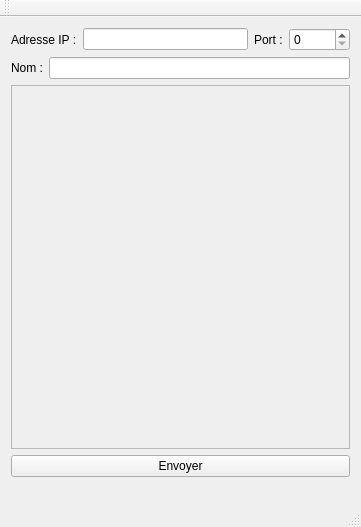
<?xml version="1.0" encoding="UTF-8"?>
<ui version="4.0">
 <class>MainWindow</class>
 <widget class="QMainWindow" name="MainWindow">
  <property name="geometry">
   <rect>
    <x>0</x>
    <y>0</y>
    <width>361</width>
    <height>527</height>
   </rect>
  </property>
  <property name="minimumSize">
   <size>
    <width>361</width>
    <height>527</height>
   </size>
  </property>
  <property name="maximumSize">
   <size>
    <width>361</width>
    <height>527</height>
   </size>
  </property>
  <property name="windowTitle">
   <string>ClientGeo2D</string>
  </property>
  <widget class="QWidget" name="centralWidget">
   <widget class="QWidget" name="verticalLayoutWidget">
    <property name="geometry">
     <rect>
      <x>0</x>
      <y>0</y>
      <width>361</width>
      <height>471</height>
     </rect>
    </property>
    <layout class="QVBoxLayout" name="verticalLayout">
     <item>
      <layout class="QHBoxLayout" name="horizontalLayout">
       <item>
        <widget class="QLabel" name="label">
         <property name="text">
          <string>Adresse IP :</string>
         </property>
        </widget>
       </item>
       <item>
        <widget class="QLineEdit" name="adresseIp"/>
       </item>
       <item>
        <widget class="QLabel" name="label_2">
         <property name="text">
          <string>Port :</string>
         </property>
        </widget>
       </item>
       <item>
        <widget class="QSpinBox" name="port">
         <property name="maximum">
          <number>65000</number>
         </property>
        </widget>
       </item>
      </layout>
     </item>
     <item>
      <layout class="QHBoxLayout" name="horizontalLayout_2">
       <item>
        <widget class="QLabel" name="label_3">
         <property name="text">
          <string>Nom :</string>
         </property>
        </widget>
       </item>
       <item>
        <widget class="QLineEdit" name="nom"/>
       </item>
      </layout>
     </item>
     <item>
      <widget class="QScrollArea" name="scrollArea">
       <property name="widgetResizable">
        <bool>true</bool>
       </property>
       <widget class="QWidget" name="scrollAreaWidgetContents">
        <property name="geometry">
         <rect>
          <x>0</x>
          <y>0</y>
          <width>347</width>
          <height>357</height>
         </rect>
        </property>
       </widget>
      </widget>
     </item>
     <item>
      <widget class="QPushButton" name="btnEnvoyer">
       <property name="text">
        <string>Envoyer</string>
       </property>
      </widget>
     </item>
    </layout>
   </widget>
  </widget>
  <widget class="QMenuBar" name="menuBar">
   <property name="geometry">
    <rect>
     <x>0</x>
     <y>0</y>
     <width>361</width>
     <height>22</height>
    </rect>
   </property>
  </widget>
  <widget class="QToolBar" name="mainToolBar">
   <attribute name="toolBarArea">
    <enum>TopToolBarArea</enum>
   </attribute>
   <attribute name="toolBarBreak">
    <bool>false</bool>
   </attribute>
  </widget>
  <widget class="QStatusBar" name="statusBar"/>
 </widget>
 <layoutdefault spacing="6" margin="11"/>
 <resources/>
 <connections/>
</ui>
